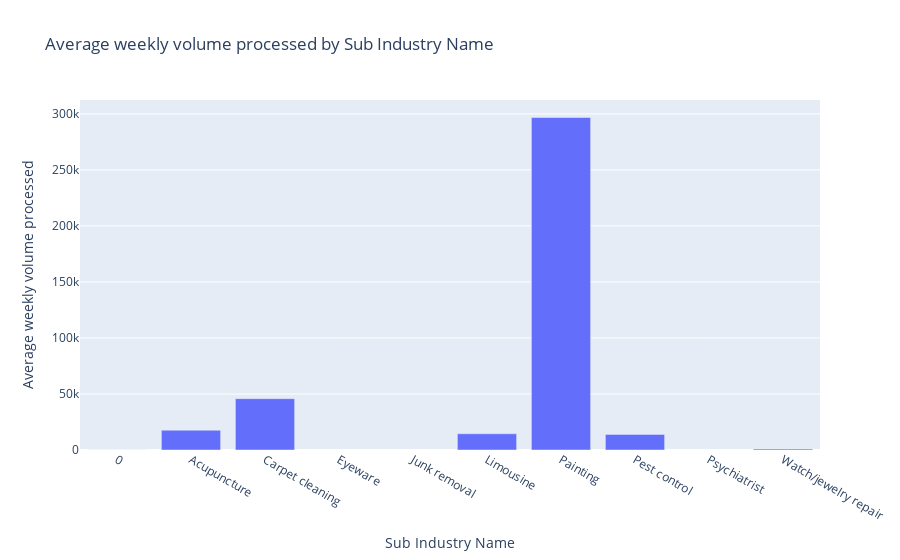

The code cell stored with this chart in its notebook:
### Code cell
table2 = pd.pivot_table(df, values=['Average weekly volume processed'], index=['Sub Industry Name'],
                    aggfunc={'Average weekly volume processed': np.sum}).reset_index()

fig2 = px.bar(table2, x='Sub Industry Name', y='Average weekly volume processed', title='Average weekly volume processed by Sub Industry Name')
fig2.show()

### Figure 1 — Plotly figure (JSON) as saved in the notebook; plotly's stock layout.template omitted (floating-point values rounded to 4 significant figures)
{"data": [{"alignmentgroup": "True", "hovertemplate": "Sub Industry Name=%{x}<br>Average weekly volume processed=%{y}<extra></extra>", "legendgroup": "", "marker": {"color": "#636efa", "pattern": {"shape": ""}}, "name": "", "offsetgroup": "", "orientation": "v", "showlegend": false, "textposition": "auto", "type": "bar", "x": [0, "Acupuncture", "Carpet cleaning", "Eyeware", "Junk removal", "Limousine", "Painting", "Pest control", "Psychiatrist", "Watch/jewelry repair"], "xaxis": "x", "y": [104, 17669, 45820, null, null, 14480, 296781, 13923, null, 959], "yaxis": "y"}], "layout": {"barmode": "relative", "legend": {"tracegroupgap": 0}, "title": {"text": "Average weekly volume processed by Sub Industry Name"}, "xaxis": {"anchor": "y", "domain": [0, 1], "title": {"text": "Sub Industry Name"}}, "yaxis": {"anchor": "x", "domain": [0, 1], "title": {"text": "Average weekly volume processed"}}}}
